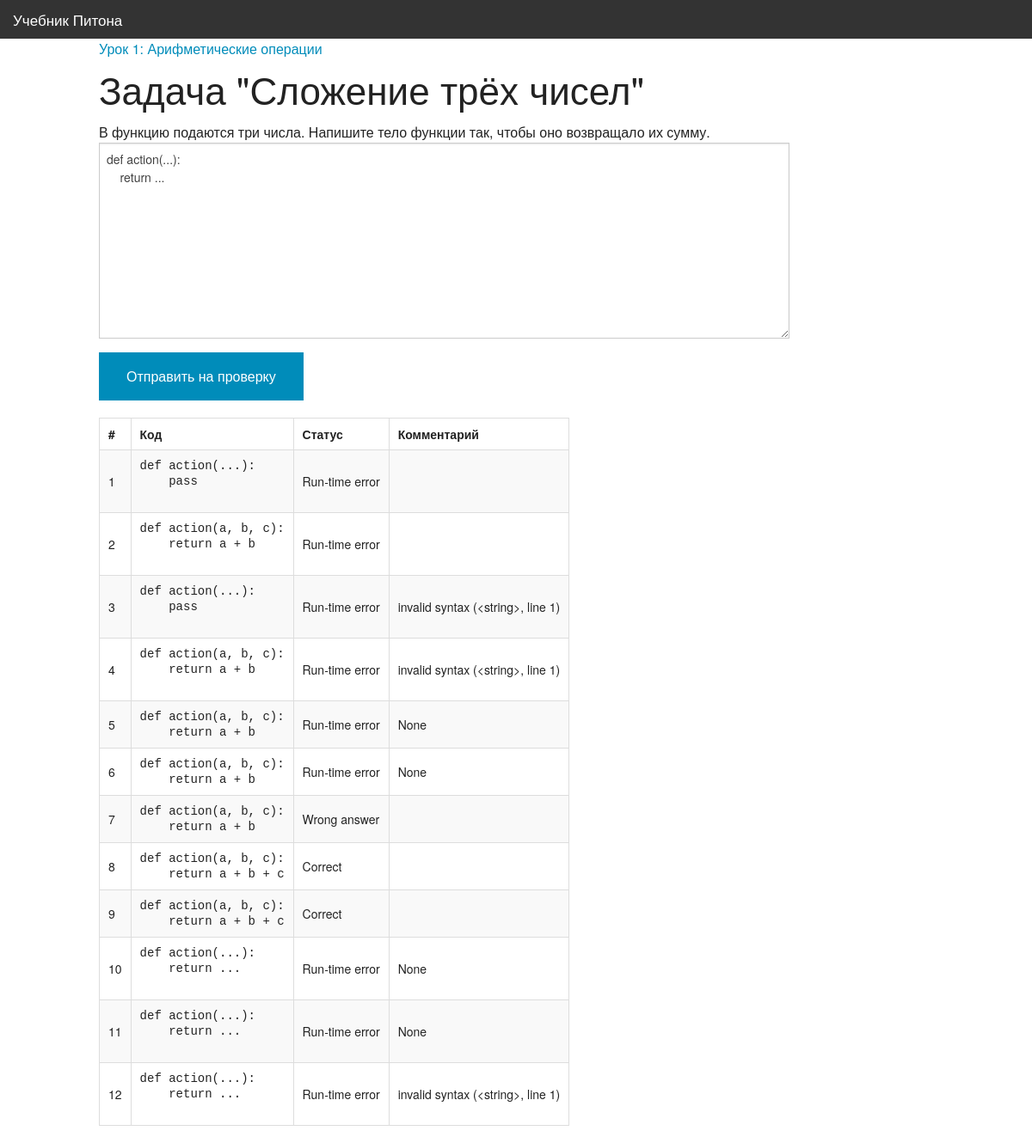
Before: /problems/1/ with the older database file.
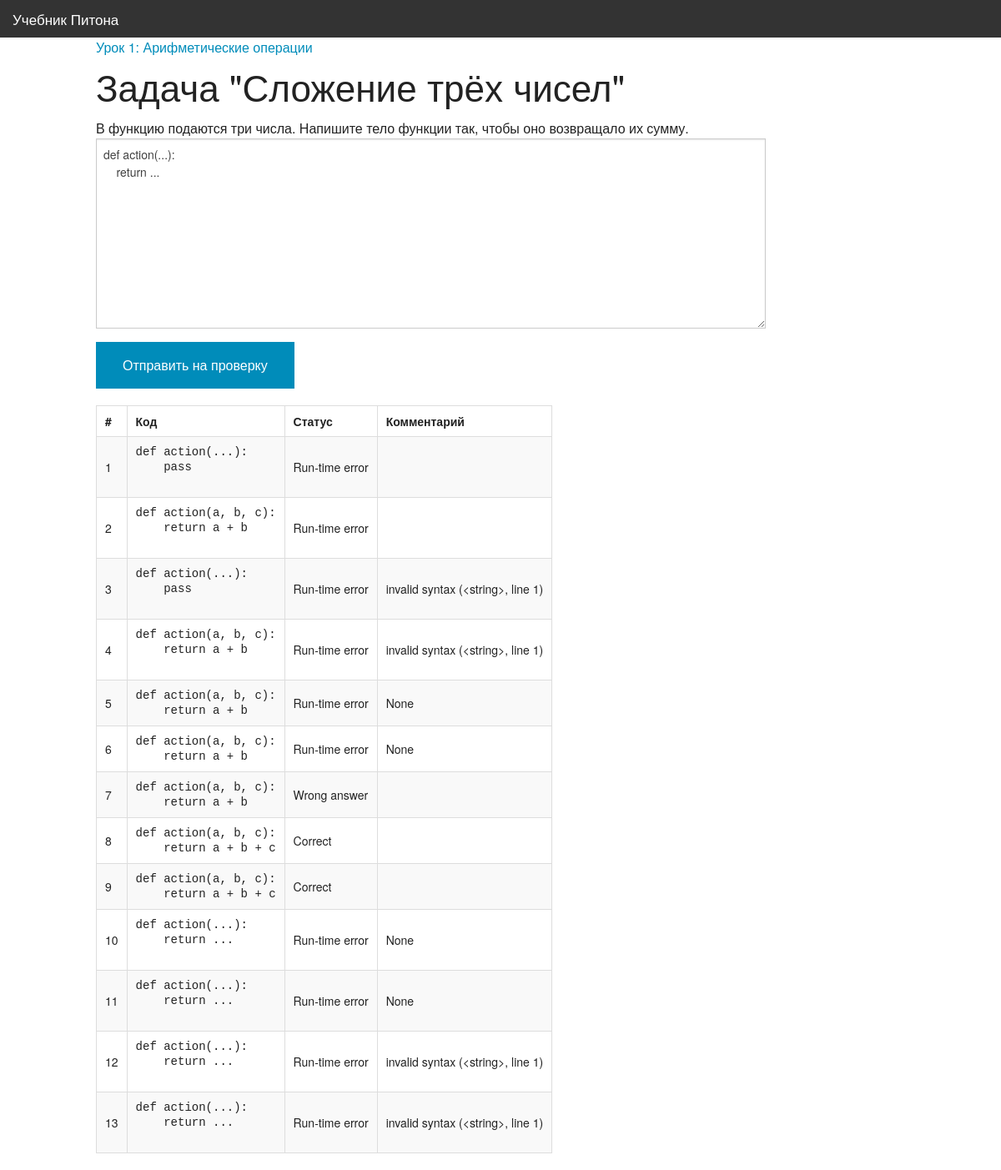
After: the same page with the newer database file.
### lessons/models.py (models this page shows, shortened)
class Problem(models.Model):
    title = models.TextField()
    statement = models.TextField()
    lesson = models.ForeignKey(Lesson)

class Lesson(models.Model):
    title = models.TextField()
    content = models.TextField()

class Submission(models.Model):
    OK = 'OK'
    RE = 'RE'
    WA = 'WA'
    STATUSES = (
        (OK, 'Correct'),
        (RE, 'Run-time error'),
        (WA, 'Wrong answer'),
    )
    code = models.TextField()
    status = models.TextField(choices=STATUSES)
    problem = models.ForeignKey(Problem)
    info = models.TextField(blank=True)

### lessons/views.py (the view)
# urls.py: url(r'^problems/(?P<problem_id>\d+)/$', views.problem, name='problem'),
def problem(request, problem_id):
    problem = Problem.objects.get(id=problem_id)
    tests = problem.test_set.order_by('number')
    return render(request, 'problem.html', {'problem': problem, 'tests': tests})

### lessons/templates/problem.html (shortened to what this page needs)
{% extends "base.html" %}
{% block content %}
<a href="{% url 'lesson' problem.lesson.id %}">Урок {{ problem.lesson.id }}: {{ problem.lesson.title }}</a>
<h1>Задача "{{ problem.title }}"</h1>
{{ problem.statement|safe }}
<form action="{% url 'send_submission' problem.id %}" method="post">
    <textarea name="source" cols="100" rows="10">
def action(...):
    return ...
    </textarea>
    <input type="submit" class="button" value="Отправить на проверку">
</form>
<table border="1">
    <tr>
        <th>#</th>
        <th>Код</th>
        <th>Статус</th>
        <th>Комментарий</th>
    </tr>
    {% for submission in problem.submission_set.all %}
    <tr>
        <td>{{ submission.id }}</td>
        <td><pre>{{ submission.code }}</pre></td>
        <td>{{ submission.get_status_display }}</td>
        <td>{{ submission.info }}</td>
    </tr>
    {% endfor %}
</table>
{% endblock %}

### lessons/templates/base.html (shortened to what this page needs)
{% load staticfiles %}
<link rel="stylesheet" type="text/css" href="{% static 'lessons/normalize.css' %}" />
<link rel="stylesheet" type="text/css" href="{% static 'lessons/foundation.min.css' %}" />
<nav class="top-bar" data-topbar role="navigation">
  <ul class="title-area">
    <li class="name">
      <h1><a href="{% url 'index' %}">Учебник Питона</a></h1>
    </li>
  </ul>
</nav>
<div class="row">
  <div class="small-12 large-10 columns">
    {% block content %}
    {% endblock %}
  </div>
</div>

Changed rows visible on the page:
added Submission: id "13", code "def action(...): return ...", status "Run-time error", info "invalid syntax (<string>, line 1)"
